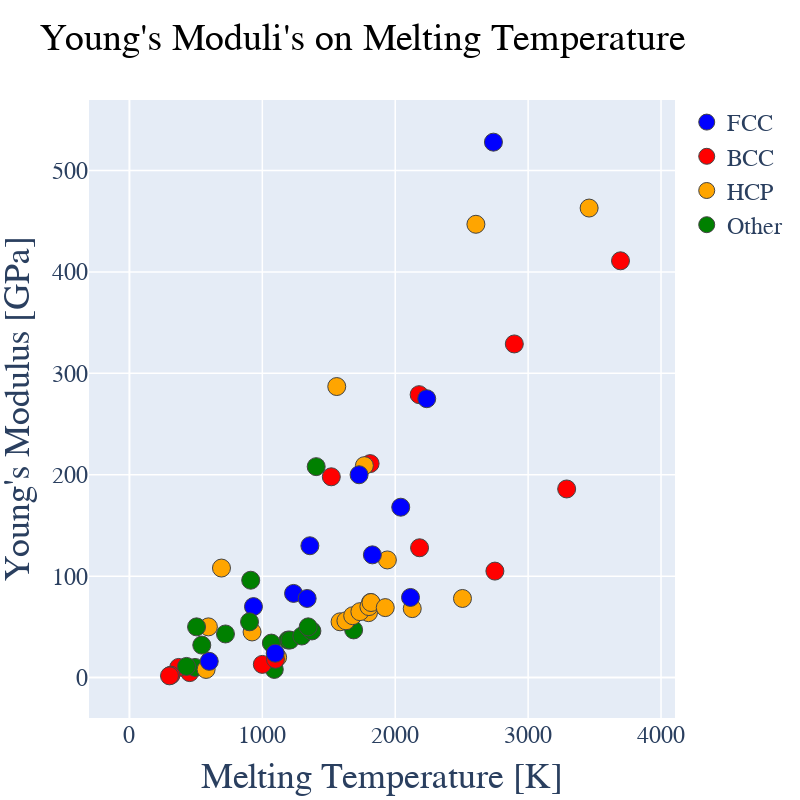

The code cell stored with this chart in its notebook:
### Code cell
layout0= go.Layout(title = "Young's Moduli's on Melting Temperature", hovermode= 'closest', width = 800, height=800, showlegend=True,  # Hovermode establishes the way the labels that appear when you hover are arranged # Establishing a square plot width=height
    xaxis= dict(title=go.layout.xaxis.Title(text='Melting Temperature [K]', font=dict(size=36)), zeroline= True, gridwidth= 1.5, tickfont=dict(size=24)), # Axis Titles. Removing the X-axis Mark. Adding a Grid
    yaxis= dict(title=go.layout.yaxis.Title(text="Young's Modulus [GPa]", font=dict(size=36)), zeroline= True, gridwidth= 1.5, tickfont=dict(size=24)), # Axis Titles. Removing the Y-axis Mark. Adding a Grid
    legend=dict(font=dict(size=24))) # Adding a legend

# Trace

trace0 = go.Scatter(x = melting_temperature,y = youngs_modulus, mode = 'markers',
    marker= dict(size= 18, line= dict(width=1), color=colors), # We add a size, a border and our custom colors to the markers
    text= sample, # This attribute (Text) labels each point to this list, which contains our elements in the same indexes as our properties
showlegend = False)


# Empty Traces for Legend
legend_plot_FCC = go.Scatter(x=[None], y=[None], mode='markers', marker=dict(size=18,  line= dict(width=1),color='blue'), name = 'FCC')
legend_plot_BCC = go.Scatter(x=[None], y=[None], mode='markers', marker=dict(size=18,  line= dict(width=1),color='red'), name = 'BCC')
legend_plot_HCP = go.Scatter(x=[None], y=[None], mode='markers', marker=dict(size=18,  line= dict(width=1),color='orange'), name = 'HCP')
legend_plot_Other = go.Scatter(x=[None], y=[None], mode='markers', marker=dict(size=18,  line= dict(width=1),color='green'), name = 'Other')


data = [trace0, legend_plot_FCC, legend_plot_BCC, legend_plot_HCP, legend_plot_Other]

fig= go.Figure(data, layout=layout0)
fig.update_layout(
    font_family="Arial",
    title_font_color="Black",
    title_font_size= 38
)
# fig.update_xaxes(showgrid=True, gridwidth=1, gridcolor='black')
# fig.update_yaxes(showgrid=True, gridwidth=1, gridcolor='black')
iplot(fig)

### Figure 1 — Plotly figure (JSON) as saved in the notebook; plotly's stock layout.template omitted (floating-point values rounded to 4 significant figures)
{"data": [{"marker": {"color": ["green", "green", "red", "orange", "green", "green", "green", "green", "green", "green", "red", "orange", "blue", "green", "red", "green", "green", "green", "red", "orange", "orange", "orange", "red", "red", "red", "red", "orange", "blue", "blue", "orange", "green", "green", "green", "green", "green", "green", "red", "blue", "orange", "orange", "red", "red", "orange", "orange", "blue", "blue", "blue", "orange", "green", "green", "green", "green", "green", "green", "red", "red", "orange", "red", "red", "orange", "orange", "blue", "blue", "blue", "green", "orange", "blue", "green", "green", "green", "green", "green", "green", "green", "green", "green", "green", "green", "green", "green", "red", "orange", "orange", "orange", "orange", "orange", "orange", "blue", "orange", "green", "blue", "green", "green", "green", "green", "green", "green", "green", "green", "green", "green", "green", "green"], "line": {"width": 1}, "size": 18}, "mode": "markers", "showlegend": false, "text": ["H", "He", "Li", "Be", "B", "C", "N", "O", "F", "Ne", "Na", "Mg", "Al", "Si", "P", "S", "Cl", "Ar", "K", "Ca", "Sc", "Ti", "V", "Cr", "Mn", "Fe", "Co", "Ni", "Cu", "Zn", "Ga", "Ge", "As", "Se", "Br", "Kr", "Rb", "Sr", "Y", "Zr", "Nb", "Mo", "Tc", "Ru", "Rh", "Pd", "Ag", "Cd", "In", "Sn", "Sb", "Te", "I", "Xe", "Cs", "Ba", "Hf", "Ta", "W", "Re", "Os", "Ir", "Pt", "Au", "Hg", "Tl", "Pb", "Bi", "Po", "At", "Rn", "Fr", "Ra", "Lr", "La", "Ce", "Pr", "Nd", "Pm", "Sm", "Eu", "Gd", "Tb", "Dy", "Ho", "Er", "Tm", "Yb", "Lu", "Ac", "Th", "Pa", "U", "Np", "Pu", "Am", "Cm", "Bk", "Cf", "Es", "Fm", "Md", "No"], "type": "scatter", "x": [14.01, 0.95, 453.7, 1560, 2349, 3800, 63.05, 54.8, 53.53, 24.56, 370.9, 923, 933.5, 1687, 317.3, 388.4, 171.6, 83.8, 336.5, 1115, 1814, 1941, 2183, 2180, 1519, 1811, 1768, 1728, 1358.0, 692.7, 302.9, 1211.0, 1090, 494, 265.8, 115.8, 312.5, 1050, 1799, 2128, 2750, 2896, 2430, 2607, 2237, 1828.0, 1235.0, 594.2, 429.8, 505.1, 903.8, 722.7, 386.9, 161.4, 301.6, 1000, 2506, 3290, 3695, 3459, 3306, 2739, 2041.0, 1337.0, 234.3, 577, 600.6, 544.4, 527, 575, 202, "maybe about 300 K", 973, 1900, 1193, 1068, 1208, 1297, 1373, 1345, 1099, 1585, 1629, 1680, 1734, 1802, 1818, 1097, 1925, 1323, 2115, 1841, 1405.0, 910, 912.5, 1449, 1613, 1259, 1173, 1133, 1800, 1100, 1100], "y": [null, null, 4.9, 287, null, null, null, null, null, null, 10, 45, 70, 47, null, null, null, null, null, 20, 74, 116, 128, 279, 198, 211, 209, 200, 130, 108, null, null, 8, 10, null, null, 2.4, null, 64, 68, 105, 329, null, 447, 275, 121, 83, 50, 11, 50, 55, 43, null, null, 1.7, 13, 78, 186, 411, 463, null, 528, 168, 78, null, 8, 16, 32, null, null, null, null, null, null, 37, 34, 37, 41, 46, 50, 18, 55, 56, 61, 65, 70, 74, 24, 69, null, 79, null, 208, null, 96, null, null, null, null, null, null, null, null]}, {"marker": {"color": "blue", "line": {"width": 1}, "size": 18}, "mode": "markers", "name": "FCC", "type": "scatter", "x": [null], "y": [null]}, {"marker": {"color": "red", "line": {"width": 1}, "size": 18}, "mode": "markers", "name": "BCC", "type": "scatter", "x": [null], "y": [null]}, {"marker": {"color": "orange", "line": {"width": 1}, "size": 18}, "mode": "markers", "name": "HCP", "type": "scatter", "x": [null], "y": [null]}, {"marker": {"color": "green", "line": {"width": 1}, "size": 18}, "mode": "markers", "name": "Other", "type": "scatter", "x": [null], "y": [null]}], "layout": {"font": {"family": "Arial"}, "height": 800, "hovermode": "closest", "legend": {"font": {"size": 24}}, "showlegend": true, "title": {"font": {"color": "Black", "size": 38}, "text": "Young's Moduli's on Melting Temperature"}, "width": 800, "xaxis": {"gridwidth": 1.5, "tickfont": {"size": 24}, "title": {"font": {"size": 36}, "text": "Melting Temperature [K]"}, "zeroline": true}, "yaxis": {"gridwidth": 1.5, "tickfont": {"size": 24}, "title": {"font": {"size": 36}, "text": "Young's Modulus [GPa]"}, "zeroline": true}}}
